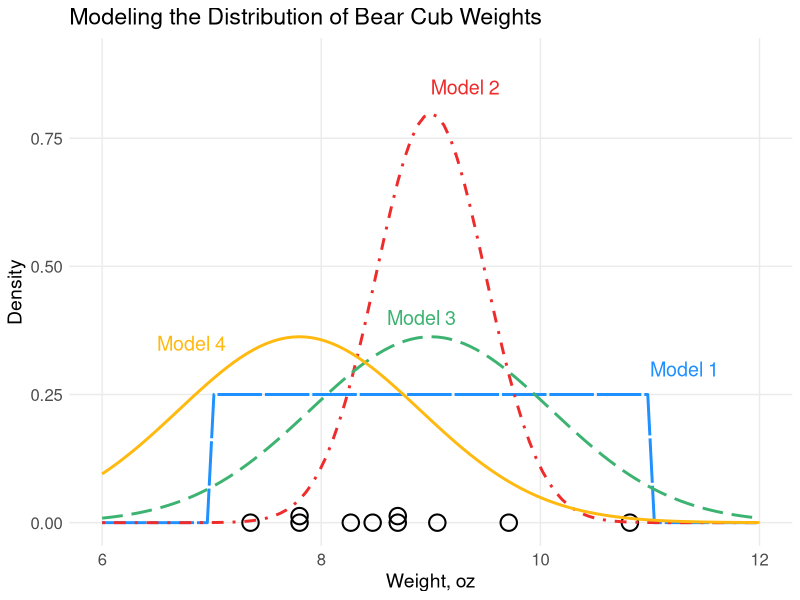
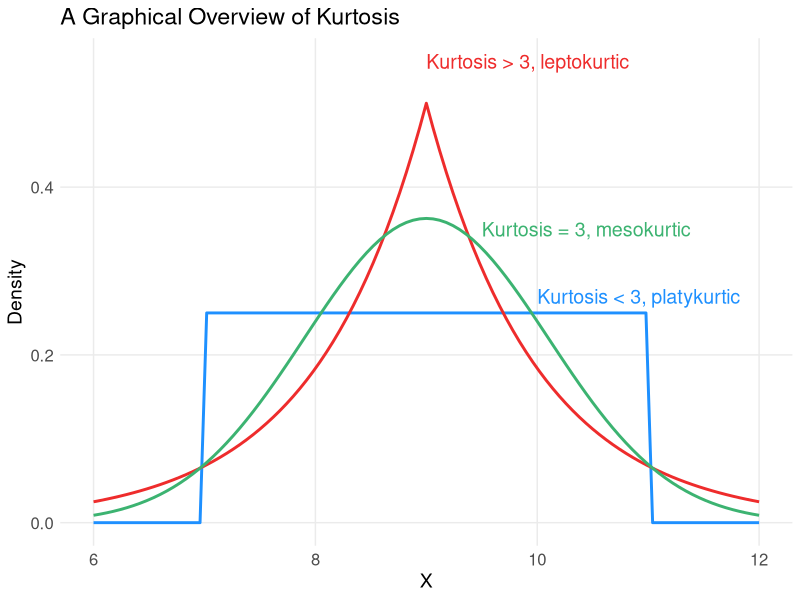

Write R code to recreate these figures, in order. (Note: this script raises an error after producing the figures.)
## ---- chunk 1
#| eval: true
set.seed(113)  # fix randomization

mu.cub <- sample(seq(8.6, 9.8, 0.1), size=1)  # set value of mu
sigma.cub <- sample(seq(0.9, 1.3, 0.05), size=1)  # set value of sigma

picked <- rnorm(10, mu.cub, sigma.cub)  # pick a random sample n=10
cub <- data.frame(wt = picked)  # save sample to the cub data frame
round(cub$wt, 2)  # print sample to screen
## ---- chunk 2
#| eval: true
#| echo: false
#| output: false
library(ggplot2)
## ---- chunk 3
#| label: fig-models
#| fig-cap: "Comparing Models for Bear Cub Weights"
#| layout-ncol: 1
#| eval: true
#| echo: false
ggplot(cub, aes(x = wt)) + 
# dot plot
  geom_dotplot(fill = NA, stackdir = "centerwhole", 
               stackratio = 0.4, 
               stroke = 2, 
               binwidth = 0.15) + 
# blue curve
    stat_function(fun = dunif,  # plot unif
                args = c(min = 7, max = 11),  
                col = "dodgerblue",
                linetype="F1",
                linewidth=1) +
# red curve
    stat_function(fun = dnorm,  # plot gaussian
                args = c(mean = 9, sd = 0.5),  
                col = "firebrick2",
                linetype="dotdash",
                linewidth=1) +  
# green curve
    stat_function(fun = dnorm,  # plot gaussian
                args = c(mean = 9, sd = 1.1),  
                col = "mediumseagreen",
                linetype="longdash",
                linewidth=1) +   
# yellow curve
    stat_function(fun = dnorm,  # plot gaussian
                args = c(mean = 7.8, sd = 1.1),  
                col = "darkgoldenrod1",
                linetype="solid",
                linewidth=1) +      
# add labels to plot  
  labs(title = "Modeling the Distribution of Bear Cub Weights",
       x = "Weight, oz",
       y = "Density") + 
  theme_minimal() +
  xlim(6, 12) +  # x axis limits
  ylim(0, 0.9) +  # y axis limits
# font size for labels and axes
  theme(axis.title.x = element_text(size=14),
        title = element_text(size=14),
        axis.text.x  = element_text(size=12),
        axis.text.y  = element_text(size=12),
        panel.grid.minor = element_blank()) +
# add text annotations  
  annotate("text", x=11, y=0.3, 
           size=5, col="dodgerblue", hjust = 0, 
           label= "Model 1") + 
  annotate("text", x=9, y=0.85,
           size=5, col="firebrick2", hjust = 0, 
           label= "Model 2") +  
  annotate("text", x=8.6, y=0.4,
           size=5, col="mediumseagreen", hjust = 0, 
           label= "Model 3") +  
  annotate("text", x=6.5, y=0.35, 
           size=5, col="darkgoldenrod1", hjust = 0, 
           label= "Model 4")   
## ---- chunk 4
# be sure you have already run the first code cell and 
# stored sample weights to variable `wt` in data frame `cub`


## ---- chunk 5
#| eval: true
#| echo: false
#| output: false
#library(ggplot2)
library(VGAM)
## ---- chunk 6
#| label: fig-kurtosis
#| fig-cap: "A Graphical Overview of Kurtosis"
#| layout-ncol: 1
#| eval: true
#| echo: false
x.in <- seq(0,10,0.1)
df <- data.frame(x.in = x.in)

ggplot(df, aes(x = x.in)) + 
# blue curve
    stat_function(fun = dunif,  # plot uniform
                args = c(min = 7, max = 11),  
                col = "dodgerblue",
                linewidth=1) +
# red curve
    stat_function(fun = dlaplace,  # plot laplace
                args = c(location = 9, scale = 1),  
                col = "firebrick2",
                linewidth=1) +  
# green curve
    stat_function(fun = dnorm,  # plot normal
                args = c(mean = 9, sd = 1.1),  
                col = "mediumseagreen",
                linewidth=1) +   
# add labels to plot  
  labs(title = "A Graphical Overview of Kurtosis",
       x = "X",
       y = "Density") + 
  theme_minimal() +
  xlim(6, 12) +  # x axis limits
  ylim(0, 0.55) +  # y axis limits
# add text annotations  
  annotate("text", x=9, y=0.55,
           size=5, col="firebrick2", hjust = 0, 
           label= "Kurtosis > 3, leptokurtic") +  
  annotate("text", x=9.5, y=0.35,
           size=5, col="mediumseagreen", hjust = 0, 
           label= "Kurtosis = 3, mesokurtic") +  
  annotate("text", x=10, y=0.27, 
           size=5, col="dodgerblue", hjust = 0, 
           label= "Kurtosis < 3, platykurtic") +  
# font size for labels and axes
  theme(axis.title.x = element_text(size=14),
        title = element_text(size=14),
        axis.text.x  = element_text(size=12),
        axis.text.y  = element_text(size=12),
        panel.grid.minor = element_blank()) #+
## ---- chunk 7
x.unif <- c(1, 3, 7, 10)  # sample from question 4
n <- length(x.unif)  # length of sample

m1 <- sum(x.unif)/n  # first sample moment
m2 <- sum(x.unif^2)/n  # second sample moment

alpha.hat <- ??  # enter formula for MoM estimate for alpha
beta.hat <- ??   # enter formula for MoM estimate for beta

# print results to screen
alpha.hat
beta.hat
## ---- chunk 8
#| eval: true
#############################
# do not edit
# run the code cell as is
#############################
n <- 4  # sample size

mom.alpha <- numeric(1000)
mom.beta <- numeric(1000)

for (i in 1:1000)
{
  x.temp <- runif(n, 0, 11)  # generate random sample
  m1 <- sum(x.temp)/n  # first sample moment
  m2 <- sum(x.temp^2)/n  # second sample moment
  k <- sqrt(3) * sqrt(m2 - m1^2)  # compute sqrt(3)*(m2 - m1^2)
  mom.alpha[i] <- m1 - k  # enter formula for MoM estimate for alpha
  mom.beta[i] <- m1 + k  # enter formula for MoM estimate for beta
}
## ---- chunk 9
#| eval: true
#############################
# do not edit
# run the code cell as is
#############################
hist(mom.alpha, 
     breaks = 20,
     xlab = "MoM for alpha",
     main = "Dist. of MoM's for alpha")
abline(v = 0, col = "dodgerblue", lwd = 2)  # plot at actual value of alpha
abline(v = -0.797, col = "tomato", lwd = 2)  # plot at estimated value of alpha
## ---- chunk 10
#| eval: true
#############################
# do not edit
# run the code cell as is
#############################
hist(mom.beta, 
     breaks = 20,
     xlab = "MoM for beta",
     main = "Dist. of MoM's for beta")
abline(v = 11, col = "dodgerblue", lwd = 2)  # plot at actual value of beta
abline(v = 11.297, col = "tomato", lwd = 2)  # plot at estimated value of alpha
## ---- chunk 11
# check whether or not each estimator is biased


## ---- chunk 12
# check which estimator is more precise


## ---- chunk 13
#######################
# adjust sample size
#######################
n <- 4  # sample size

#####################################
# do not edit the rest of the code
#####################################

mom.alpha <- numeric(1000)
mom.beta <- numeric(1000)

for (i in 1:1000)
{
  x.temp <- runif(n, 0, 11)  # generate random sample
  m1 <- sum(x.temp)/n  # first sample moment
  m2 <- sum(x.temp^2)/n  # second sample moment
  k <- sqrt(3) * sqrt(m2 - m1^2)  # compute sqrt(3)*(m2 - m1^2)
  mom.alpha[i] <- m1 - k  # enter formula for MoM estimate for alpha
  mom.beta[i] <- m1 + k  # enter formula for MoM estimate for beta
}
## ---- chunk 14
##########################################
# sampling distribution for MoM of alpha
# do not edit cell, just run
##########################################
hist(mom.alpha, 
     breaks = 20,
     xlab = "MoM for alpha",
     main = "Dist. of MoM's for alpha")
abline(v = 0, col = "dodgerblue", lwd = 2)  # plot at actual value of alpha
## ---- chunk 15
##########################################
# sampling distribution for MoM of beta
# do not edit cell, just run
##########################################
hist(mom.beta, 
     breaks = 20,
     xlab = "MoM for beta",
     main = "Dist. of MoM's for beta")
abline(v = 11, col = "dodgerblue", lwd = 2)  # plot at actual value of beta
## ---- chunk 16
# check for change to bias


## ---- chunk 17
# check for change in variability


## ---- chunk 18
# check for change in shape
